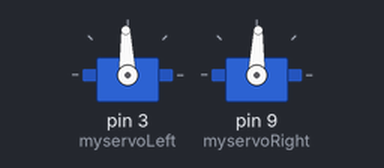
This sketch was run on a simulated Arduino Uno, built with avr-gcc and run on an emulated ATmega328P. Shown: 2 × servo.

Above: at 0.05 s.
At 0.45 s:
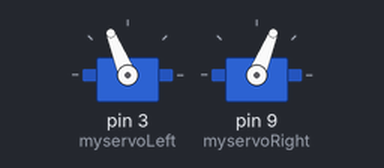
At 0.9 s:
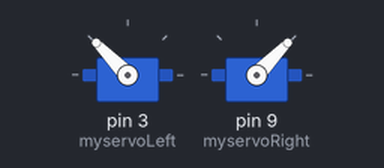
At 1.8 s:
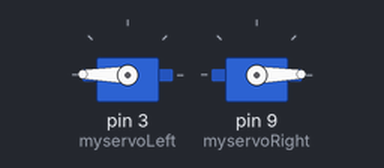
Timing chart, 0 to 4.2 s (numbered marks = the images above):
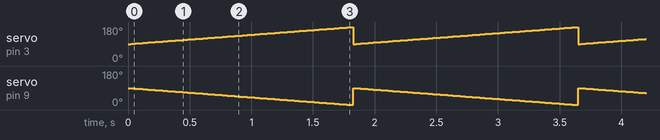

The sketch:

servo_continuous_rotation.ino
```cpp
#include <Servo.h>
// Criar Servo da esquerda
Servo myservoLeft;
// Criar Servo da direita
Servo myservoRight;

//Variavel que armazena o angulo atual do servo
int angle = 0;

void setup(){
  myservoLeft.attach(3);
  myservoRight.attach(9);
}
void loop(){
  //Começa no angulo 90º e vai até ao angulo 180º
  for(angle = 90; angle < 180; angle += 1)
  {
    //Rotacao de servo
    myservoLeft.write(angle);
    myservoRight.write(180-angle);
    delay(20);
  }
  for(angle = 180; angle >= 90; angle -= 1)
  {
    myservoLeft.write(angle);
    myservoRight.write(180-angle);
  }
}
```

Measured:
- by itself, servo on pin 3 (myservoLeft): ramps from 90° to 179° and jumps back, once every 1.8 s
- by itself, servo on pin 9 (myservoRight): ramps from 90° to 1° and jumps back, once every 1.8 s
